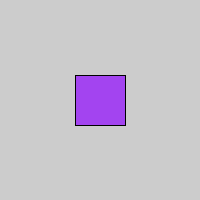
Frame 1 (no input)
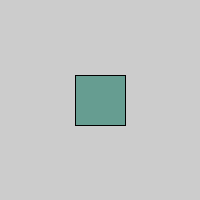
Frame 60 (the mouse pressed at the canvas centre just before this capture)
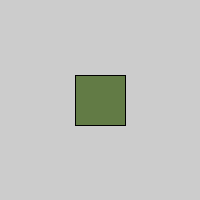
Frame 120 (the mouse held since frame 60 and released just before this capture)

The Processing sketch that drew these frames (run headless with seeded random() and noise(); from frame 60 on, the mouse is pressed at the canvas centre):

// Processing sketch: random_lerping_reassign
// ── random_lerping_reassign.pde
color fromColor, toColor;
float counter = 0;

void setup() {
  fromColor = color(random(255), random(255), random(255));
  toColor = color(random(255), random(255), random(255));
  size(200, 200);
  rectMode(CENTER);
}

void draw() {
  counter = counter + .01;
  if (counter >= 1) {
    counter = 0;
    fromColor = color(random(255), random(255), random(255));
    toColor = color(random(255), random(255), random(255));
  }
  color currentColor = lerpColor(fromColor, toColor, counter);
  fill(currentColor);
  rect(width/2, height/2, 50, 50);
}
